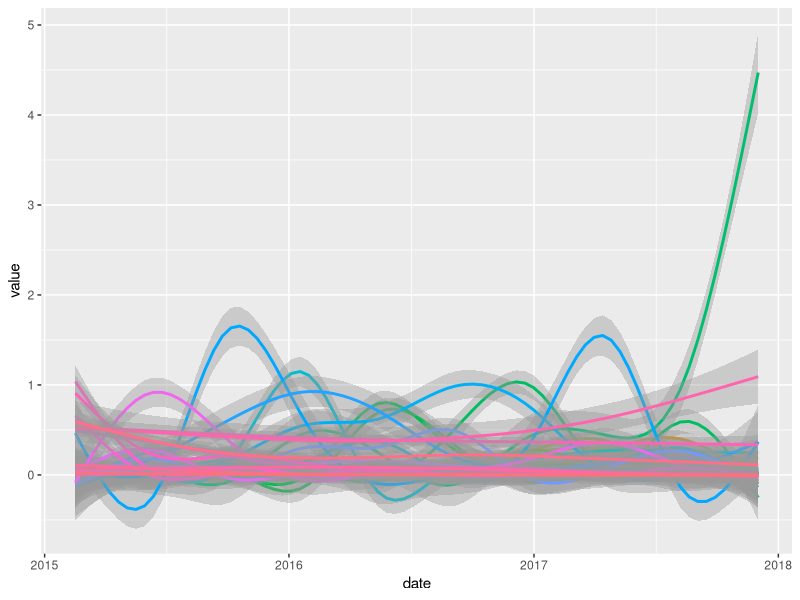

Reproduce this figure in R.

library(dplyr)
library(ggplot2)
library(reshape2)

setwd(paste0(Sys.getenv('CN_HOME'),'/Models/Reflexivity'))

time <- as.tbl(read.csv(file='data/time.csv',header = T,sep = ";",dec = ",",na.strings = c("")))
tmat = t(as.matrix(time[,2:ncol(time)]))
colnames(tmat)<-time$Project.Name
dates=rev(as.POSIXct(seq(from=format(as.POSIXct("2015/02/16"),"%s"),to=format(as.POSIXct("2017/12/02"),"%s"),by=86400),origin =strptime(0,format='%s')))
tmat=as.tbl(data.frame(tmat))
tmat$date = dates
tmat[is.na(tmat)]=0
  
#g=ggplot(melt(data=tmat,measure.vars = 1:(ncol(tmat)-1), id.vars = 'date'),aes(x=date,y=value))
#g+geom_area(aes(fill= variable), position = 'stack')+scale_fill_discrete(guide=FALSE)

# group by weeks

g=ggplot(melt(data=tmat,measure.vars = 1:(ncol(tmat)-1), id.vars = 'date'),aes(x=date,y=value,colour= variable,group=variable))
g+geom_smooth()+scale_colour_discrete(guide=FALSE)

# need to aggregate at a "macro-project" level







